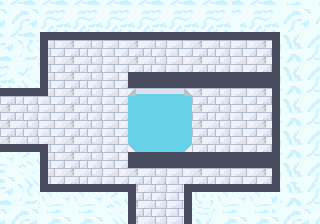

The image is a tile-based game level rendered from a .tmx file. Its description and source (layers, tilesets, objects; grid data summarised) follow:
An orthogonal 40x28 tile map with 8x8 px tiles, 3 tile layers (gfx, walls, holes) and 4 objects (3x Enemy, Item).

<map version="1.10" tiledversion="1.10.2" orientation="orthogonal" renderorder="right-down" width="40" height="28" tilewidth="8" tileheight="8" infinite="0" nextlayerid="5" nextobjectid="12">
 <tileset firstgid="1" source="sky-temple.tsx" />
 <layer id="1" name="gfx" width="40" height="28">
  <data>[1120 cells, 1120 non-empty, 171 distinct tile ids]</data>
 </layer>
 <layer id="2" name="walls" width="40" height="28">
  <data>[1120 cells, 174 non-empty, 1 distinct tile ids]</data>
 </layer>
 <layer id="3" name="holes" width="40" height="28">
  <data>[1120 cells, 54 non-empty, 1 distinct tile ids]</data>
 </layer>
 <objectgroup id="4" name="objs">
  <object id="1" name="Angel" type="Enemy" x="240" y="64">
   <point />
  </object>
  <object id="6" name="HeartItem" type="Item" x="80" y="64">
   <point />
  </object>
  <object id="7" name="Archer" type="Enemy" x="240" y="120">
   <properties>
    <property name="flags" type="int" value="1" />
    <property name="health" type="int" value="1" />
   </properties>
   <point />
  </object>
  <object id="8" name="Archer" type="Enemy" x="176" y="56">
   <point />
  </object>
 </objectgroup>
</map>
